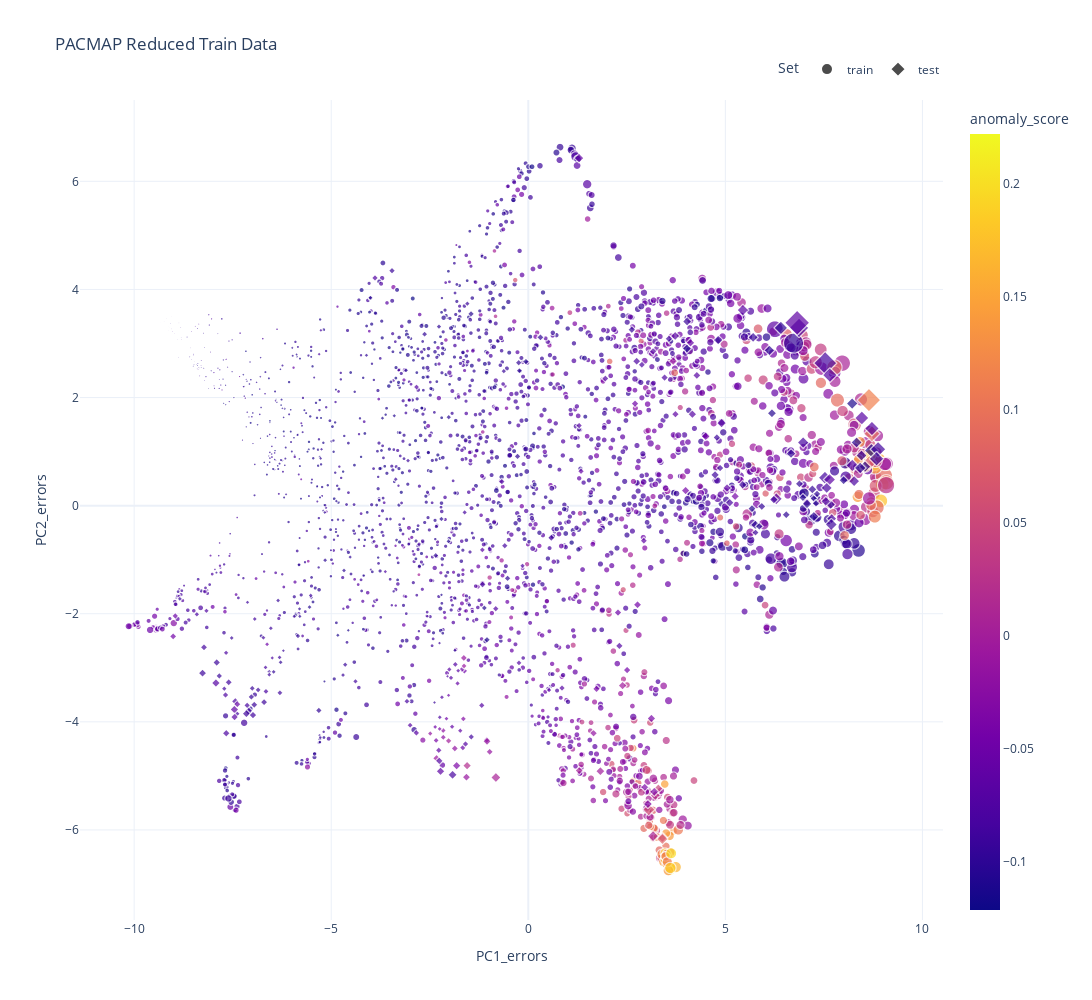

The cell this chart's notebook holds for it:
### Code cell
# visualize the reduced data with a 3d scatter plot using plotly
fig = px.scatter(df_results, x='PC1_errors', y='PC2_errors', title="PACMAP Reduced Train Data", height=1000, width=1200, template="plotly_white",
                 color=df_results['anomaly_score'], size=df_results['reconstruction_error_pca'], symbol=df_results['set'],
                 hover_name=df_results.index, hover_data=['anomaly_score', 'reconstruction_error_pca', 'set'])
# change hover data to show index
#fig.update_traces(hovertemplate=df_pacmap.index)
# move symbol legend to the top right
fig.update_layout(legend=dict(title='Set', orientation='h', yanchor='bottom', y=1.02, xanchor='right', x=1))
# change color scale to viridis
fig.update_traces(marker=dict(colorscale='Viridis', showscale=True, colorbar=dict(title='Anomaly Score')))
fig.show()

### Figure 1 — Plotly figure (JSON) as saved in the notebook; plotly's stock layout.template omitted (floating-point values rounded to 4 significant figures; data arrays with more than 128 entries replaced by an {"elided": "..."} marker saying what was removed)
{"data": [{"customdata": {"elided": "2700x3 mixed values"}, "hovertemplate": "<b>%{hovertext}</b><br><br>set=%{customdata[2]}<br>PC1_errors=%{x}<br>PC2_errors=%{y}<br>reconstruction_error_pca=%{customdata[1]}<br>anomaly_score=%{marker.color}<extra></extra>", "hovertext": {"elided": "2700 str values"}, "legendgroup": "train", "marker": {"color": {"elided": "2700 float values"}, "coloraxis": "coloraxis", "colorbar": {"title": {"text": "Anomaly Score"}}, "colorscale": [[0, "#440154"], [0.1111, "#482878"], [0.2222, "#3e4989"], [0.3333, "#31688e"], [0.4444, "#26828e"], [0.5556, "#1f9e89"], [0.6667, "#35b779"], [0.7778, "#6ece58"], [0.8889, "#b5de2b"], [1, "#fde725"]], "showscale": true, "size": {"elided": "2700 float values"}, "sizemode": "area", "sizeref": 1.4e-06, "symbol": "circle"}, "mode": "markers", "name": "train", "showlegend": true, "type": "scattergl", "x": {"elided": "2700 float values"}, "xaxis": "x", "y": {"elided": "2700 float values"}, "yaxis": "y"}, {"customdata": {"elided": "300x3 mixed values"}, "hovertemplate": "<b>%{hovertext}</b><br><br>set=%{customdata[2]}<br>PC1_errors=%{x}<br>PC2_errors=%{y}<br>reconstruction_error_pca=%{customdata[1]}<br>anomaly_score=%{marker.color}<extra></extra>", "hovertext": {"elided": "300 str values"}, "legendgroup": "test", "marker": {"color": {"elided": "300 float values"}, "coloraxis": "coloraxis", "colorbar": {"title": {"text": "Anomaly Score"}}, "colorscale": [[0, "#440154"], [0.1111, "#482878"], [0.2222, "#3e4989"], [0.3333, "#31688e"], [0.4444, "#26828e"], [0.5556, "#1f9e89"], [0.6667, "#35b779"], [0.7778, "#6ece58"], [0.8889, "#b5de2b"], [1, "#fde725"]], "showscale": true, "size": {"elided": "300 float values"}, "sizemode": "area", "sizeref": 1.4e-06, "symbol": "diamond"}, "mode": "markers", "name": "test", "showlegend": true, "type": "scattergl", "x": {"elided": "300 float values"}, "xaxis": "x", "y": {"elided": "300 float values"}, "yaxis": "y"}], "layout": {"coloraxis": {"colorbar": {"title": {"text": "anomaly_score"}}, "colorscale": [[0, "#0d0887"], [0.1111, "#46039f"], [0.2222, "#7201a8"], [0.3333, "#9c179e"], [0.4444, "#bd3786"], [0.5556, "#d8576b"], [0.6667, "#ed7953"], [0.7778, "#fb9f3a"], [0.8889, "#fdca26"], [1, "#f0f921"]]}, "height": 1000, "legend": {"itemsizing": "constant", "orientation": "h", "title": {"text": "Set"}, "tracegroupgap": 0, "x": 1, "xanchor": "right", "y": 1.02, "yanchor": "bottom"}, "title": {"text": "PACMAP Reduced Train Data"}, "width": 1200, "xaxis": {"anchor": "y", "domain": [0, 1], "title": {"text": "PC1_errors"}}, "yaxis": {"anchor": "x", "domain": [0, 1], "title": {"text": "PC2_errors"}}}}
